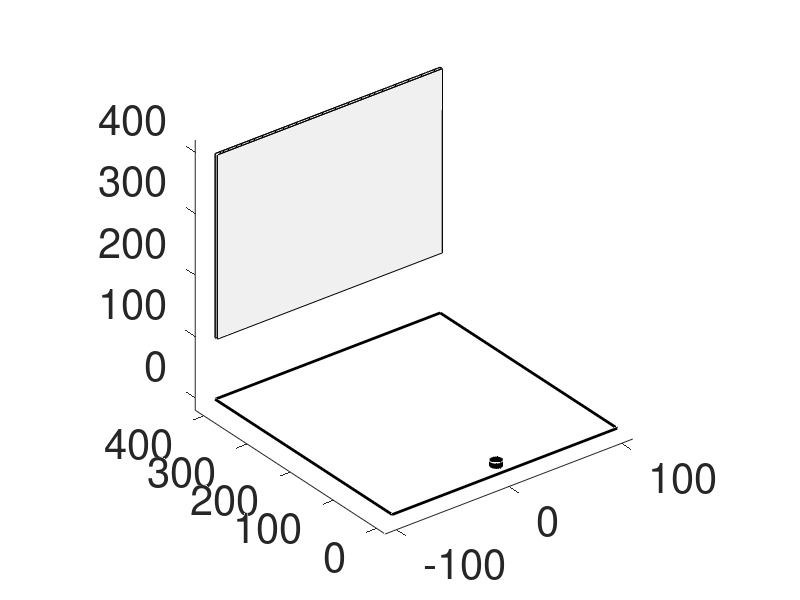

Reproduce this figure in MATLAB.
hold on;

set(gca,'xLim',[-110 110])
set(gca,'yLim',[-20 420])
set(gca,'zLim',[-20 420])

%make a table with no color (could be black etc)
patch([-100 100 100 -100]',[-10 -10 400 400]',[0 0 0 0]','FaceColor','none','LineWidth',2);

hold on;
%add in a black start button (could be red etc)
%create ellipse shape, think about scaling of axis
[x,y,z] = ellipsoid(0,0,0,5,10,0,20);
x = x(11,:);
x = [x;x];
y = y(11,:);
y = [y;y];
y = y+10;
buttonHeight = 10;
z = [];
z(1,:) = zeros(1,length(x(1,:)));
z(2,:) = ones(1,length(x(1,:)))*buttonHeight;
surf(x,y,z,'meshStyle','row','faceColor','k','edgeColor','w')

%with a top
[xt,yt,zt] = ellipsoid(0,0,10,5,10,0);
yt = yt+10;
surf(xt,yt,zt,'edgeColor','none','faceColor','k');

%add in touchscreen
patch([-100 100 100 -100]',[400 400 400 400]',[400 400 100 100]',[0.94 0.94 0.94])%back
patch([-100 100 100 -100]',[395 395 395 395]',[400 400 100 100]',[0.94 0.94 0.94])%front
patch([-100 100 100 -100]',[395 395 400 400]',[400 400 400 400]','k')%top
patch([-100 -100 -100 -100]',[395 400 400 395]',[400 400 100 100]','k')%sideL
patch([100 100 100 100]',[395 400 400 395]',[400 400 100 100]','k')%sideR

set(gca,'plotboxaspectratio',[1 1 1]);
view(3)

set(gca,'fontSize',30)
set(gca,'xTick',[-100 0 100])
set(gca,'yTick',[0 100 200 300 400])
set(gca,'zTick',[0 100 200 300 400])